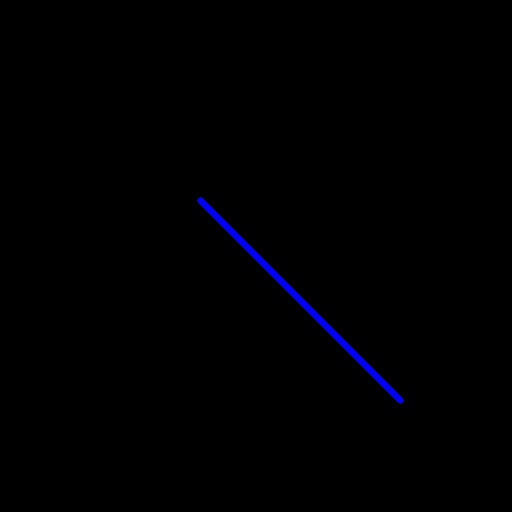
#> input picture lineimage.jpg, 512 x 512 px
$ python colorsegemention.py
#> lines starting #> are read from the running program, lines starting #| are printed output that depends on the picture; after the words box and inside, x2 and y2 are one past the last pixel; in counts of white or black regions, pixels touching at a corner belong together

import cv2
import numpy as np

img = cv2.imread('lineimage.jpg')
#> img is the input picture: shape (512, 512, 3); mean B, G, R 1.8, 0, 0

lower_color = np.array([110,100,100])
upper_color = np.array([130,255,255])

# blue color segmention
hsv = cv2.cvtColor(img,cv2.COLOR_BGR2HSV)
#> hsv: shape (512, 512, 3); mean H, S, V 3.3, 8.6, 1.8
mask = cv2.inRange(hsv,lower_color,upper_color)
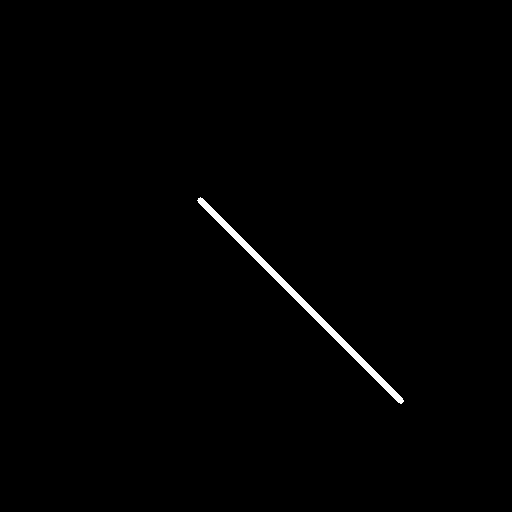
#> mask: shape (512, 512); 0.7% white; 1 white region, box (x1, y1, x2, y2) and area: (197, 197, 404, 404) 1831

cv2.imshow('mask',mask)

res = cv2.bitwise_and(img,img,mask = mask)
cv2.imshow('res',res)
cv2.waitKey(0)
cv2.destroyAllWindows()
